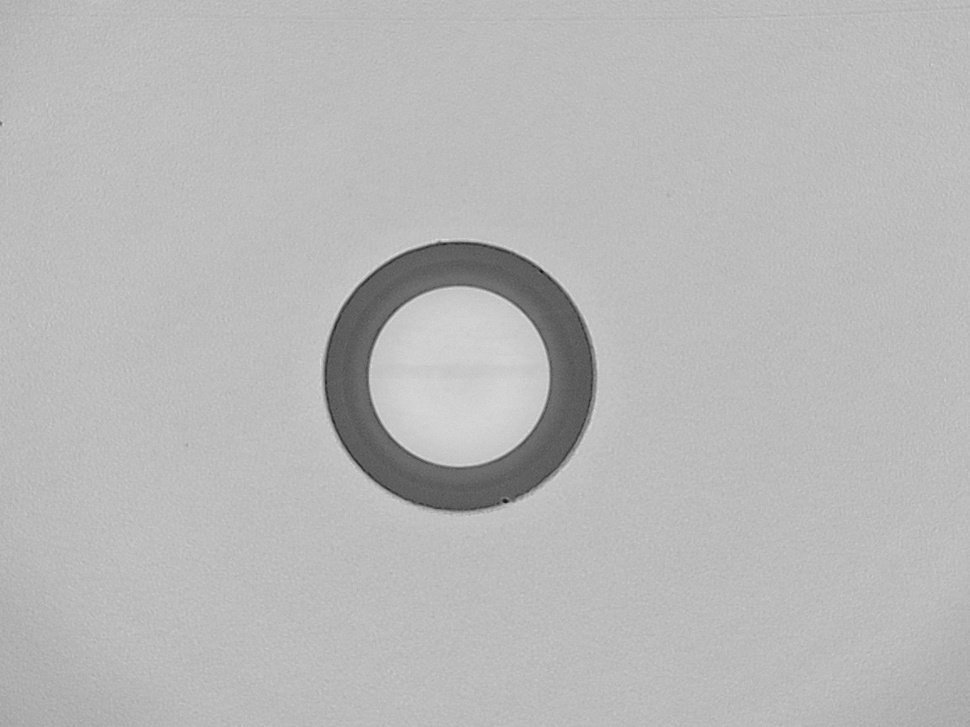
#> input picture dataset/91_clean_20250705_0001.jpg, 970 x 727 px, shrunk from 1152 x 864 before the run
$ python -i sobel_edges.py   (imports and definitions only)   (older library calls are emulated)
#> lines starting #> are read from the running program, lines starting #| are printed output that depends on the picture
#> further down, picture is the input picture: shape (727, 970, 3); min 16, max 221, mean 184.1
"""Apply Sobel edge detection"""
import cv2
import numpy as np

def process_image(image: np.ndarray, ksize: int = 3) -> np.ndarray:
    """
    Apply Sobel edge detection to find gradients.

    Args:
        image: Input image
        ksize: Size of the Sobel kernel

    Returns:
        Edge magnitude image
    """
#> called with ksize = 3
    if len(image.shape) == 3:
        gray = cv2.cvtColor(image, cv2.COLOR_BGR2GRAY)
    else:
        gray = image

    # Calculate gradients
    grad_x = cv2.Sobel(gray, cv2.CV_64F, 1, 0, ksize=ksize)
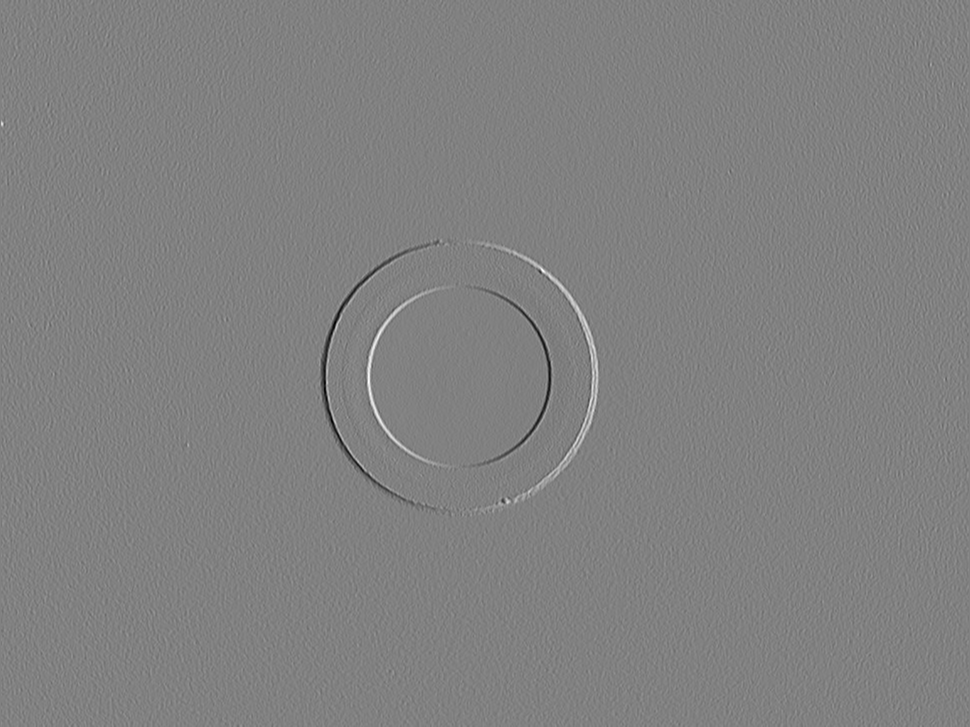
#> grad_x: shape (727, 970) float64; min -386, max 377, mean 0; drawn with min black and max white
    grad_y = cv2.Sobel(gray, cv2.CV_64F, 0, 1, ksize=ksize)

    # Calculate magnitude
    magnitude = np.sqrt(grad_x**2 + grad_y**2)
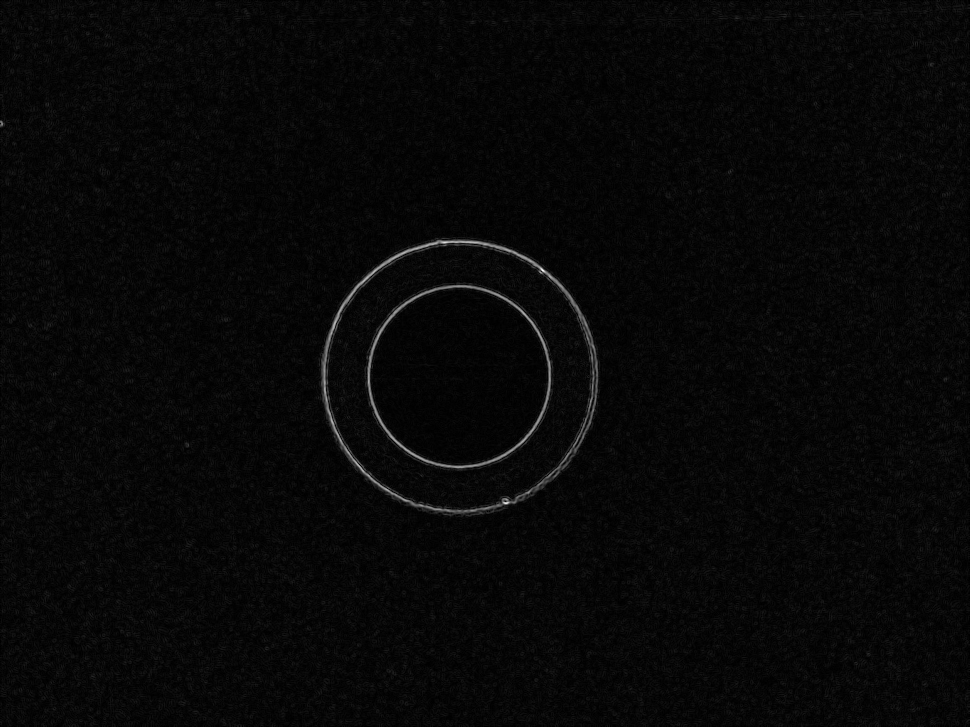
#> magnitude: shape (727, 970) float64; min 0, max 570, mean 18.3; drawn with min black and max white

    # Normalize to 0-255
    magnitude = np.clip(magnitude, 0, 255).astype(np.uint8)

    return magnitude

>>> import cv2
>>> picture = cv2.imread('../dataset/91_clean_20250705_0001.jpg')
>>> result = process_image(picture)

$ run again, on dataset/91_clean_20250705_0006.jpg
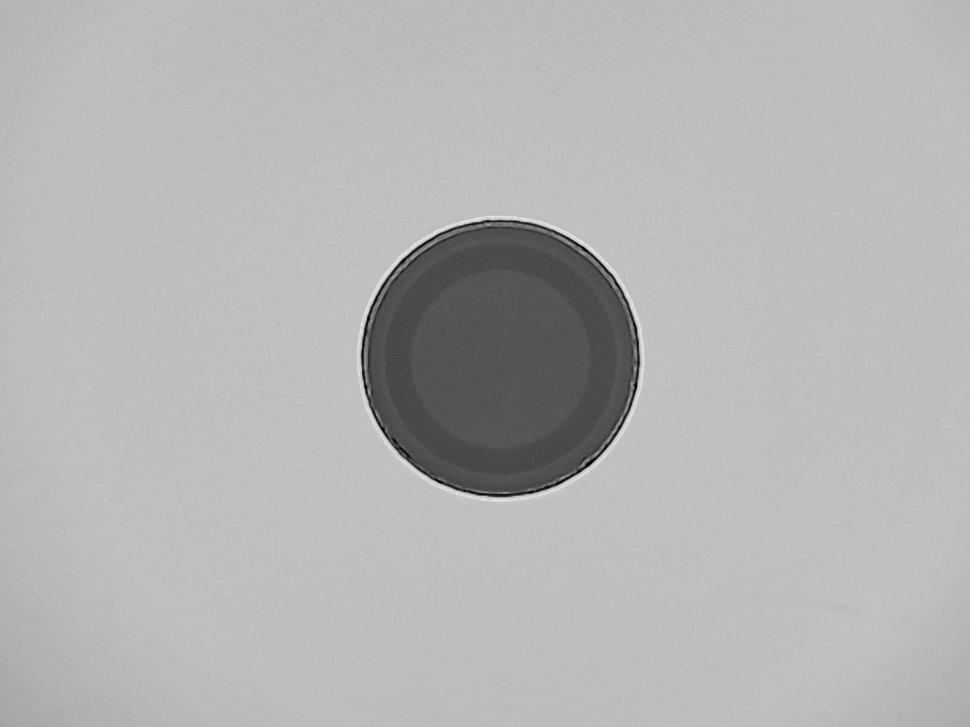
#> input picture dataset/91_clean_20250705_0006.jpg, 970 x 727 px, shrunk from 1152 x 864 before the run
#> picture is the input picture: shape (727, 970, 3); min 0, max 239, mean 180
#> in process_image, `grad_x = cv2.Sobel(gray, cv2.CV_64F, 1, 0, ksize=ksize)`:
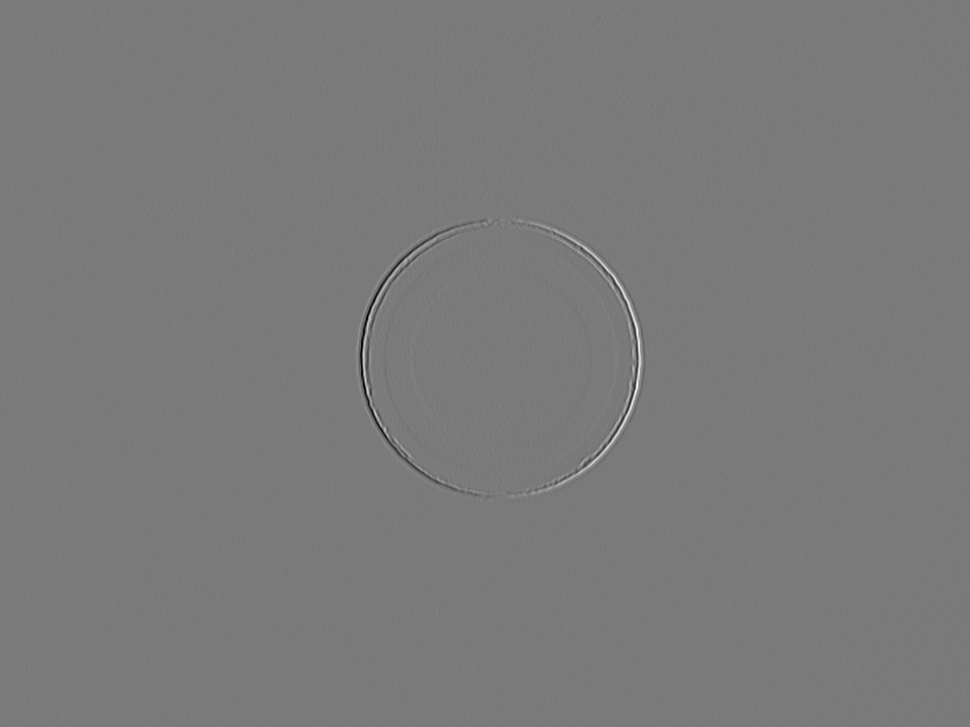
#> grad_x: shape (727, 970) float64; min -747, max 807, mean 0; drawn with min black and max white
#> in process_image, `magnitude = np.sqrt(grad_x**2 + grad_y**2)`:
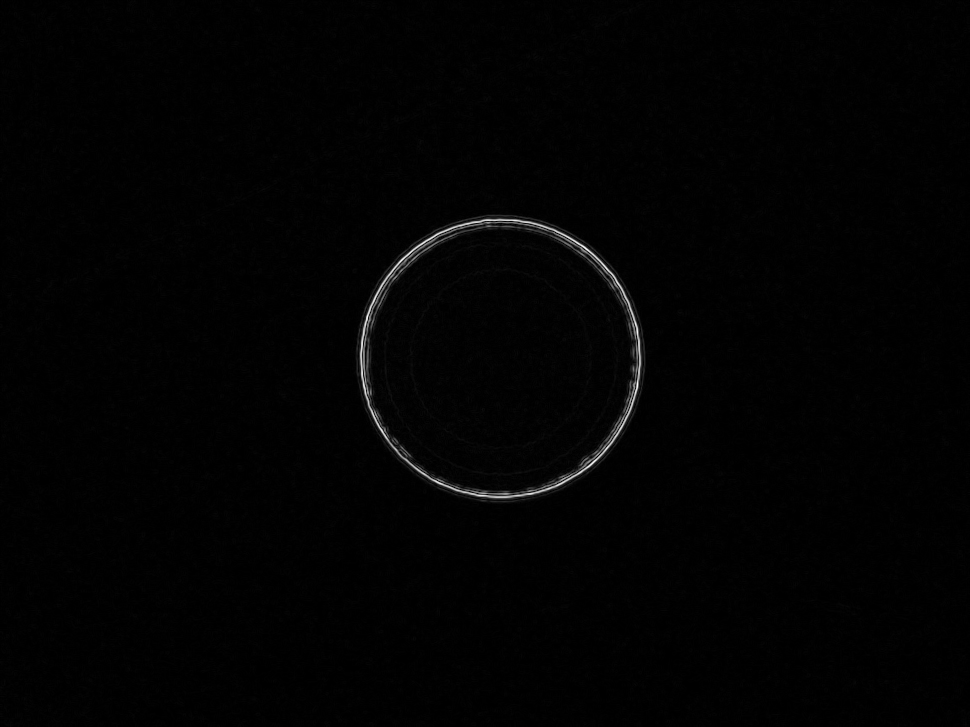
#> magnitude: shape (727, 970) float64; min 0, max 807.8, mean 9.3; drawn with min black and max white
